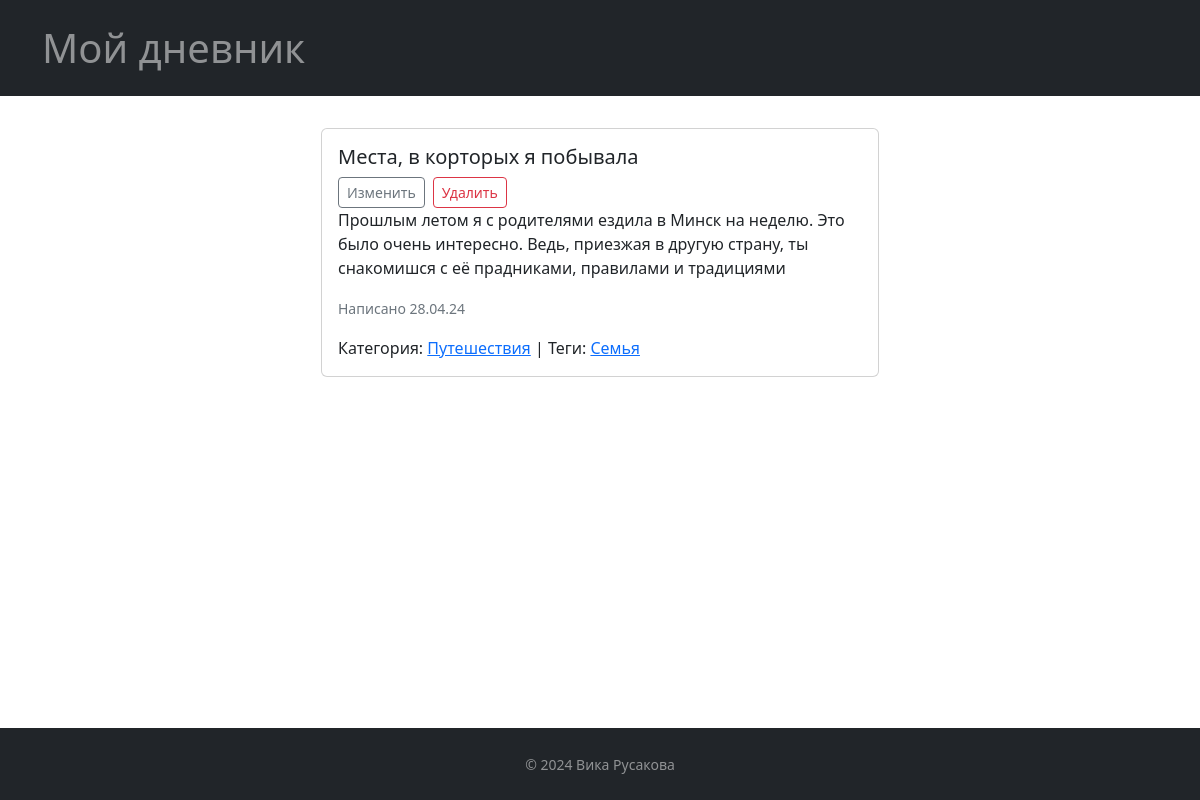
/post/1, run on the app's committed database.
### models.py (models this page shows, shortened)
class Post(db.Model):
    id = db.Column(db.Integer, primary_key=True)
    title = db.Column(db.String(100), nullable=False)
    content = db.Column(db.Text, nullable=False)
    date = db.Column(db.DateTime, nullable=False, default=datetime.utcnow)
    category_id = db.Column(db.Integer, db.ForeignKey('category.id'), nullable=False)

class Category(db.Model):
    id = db.Column(db.Integer, primary_key=True)
    name = db.Column(db.String(50), unique=True, nullable=False)
    posts = db.relationship('Post', backref='category', lazy=True)

class Tag(db.Model):
    id = db.Column(db.Integer, primary_key=True)
    name = db.Column(db.String(50), unique=True, nullable=False)
    posts = db.relationship('Post', secondary='post_tag', backref='tags', lazy=True)

### app.py (the view)
@app.route('/post/<int:post_id>')
def post(post_id):
    post = Post.query.get_or_404(post_id)
    return render_template('view_post.html', post=post)

### templates/view_post.html
{% extends 'base.html' %}
{% block content %}
  <div class="col-6 mx-auto">
    <div class="card my-3">
      <div class="card-body">
        <h5 class="card-title">{{ post.title }}</h5>
         <div class="d-flex">
          <a href="{{ url_for('edit_post', post_id=post.id) }}" class="btn btn-sm btn-outline-secondary me-2">Изменить</a>
          <a href="{{ url_for('delete_post', post_id=post.id) }}" class="btn btn-sm btn-outline-danger">Удалить</a>
          </div>
        <p class="card-text">{{ post.content }}</p>
        <p class="card-text"><small class="text-muted">Написано {{ post.date.strftime('%d.%m.%y') }}</small></p>
        <p class="card-text">
          Категория: <a href="{{ url_for('category', category_id=post.category.id) }}">{{ post.category.name }}</a>
          | Теги: {% for tag in post.tags %}
                  <a href="{{ url_for('tag', tag_id=tag.id) }}">{{ tag.name }}</a>
                 {% endfor %}
        </p>
      </div>
    </div>
</div>
{% endblock %}

### static/custom.css (style rules this page uses)
html, body { height: 100%; }

### data on the page
Post: title "Места, в корторых я побывала", content "Прошлым летом я с родителями ездила в Минск на неделю. Это было очень интересно. Ведь, приезжая в другую страну, ты снакомишся с её прадниками, правилами и традициями", date "28.04.24"
Category: category.name "Путешествия"
Tag: name "Семья"
